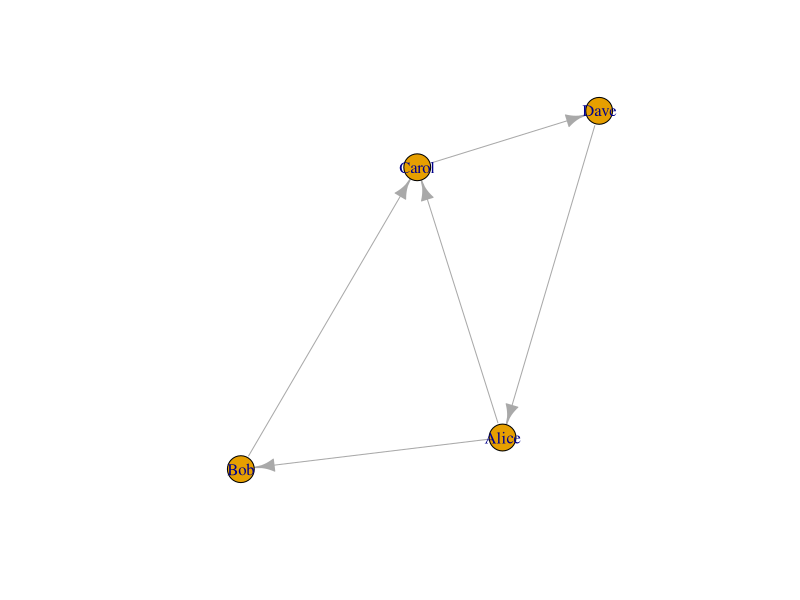

Write R code to recreate this figure. (Note: this script raises an error after producing the figure.)
library(igraph)

# Create a graph with vertices and edges
vertices <- data.frame(
  name = c("Alice", "Bob", "Carol", "Dave"),
  age = c(25, 30, 35, 40),
  gender = c("F", "M", "F", "M")
)

edges <- data.frame(
  from = c("Alice", "Bob", "Carol", "Dave", "Alice"),
  to = c("Bob", "Carol", "Dave", "Alice", "Carol"),
  weight = c(1, 2, 3, 4, 5),
  relationship = c("friend", "colleague", "neighbor", "classmate", "partner")
)

# Create the graph
g <- graph_from_data_frame(d = edges, vertices = vertices, directed = TRUE)

# Inspect the graph
plot(g)
g


# 
gdat=read_csv("data/lesmis-el.csv")
g <- graph_from_data_frame(d = gdat, directed = TRUE)
plot(g)
